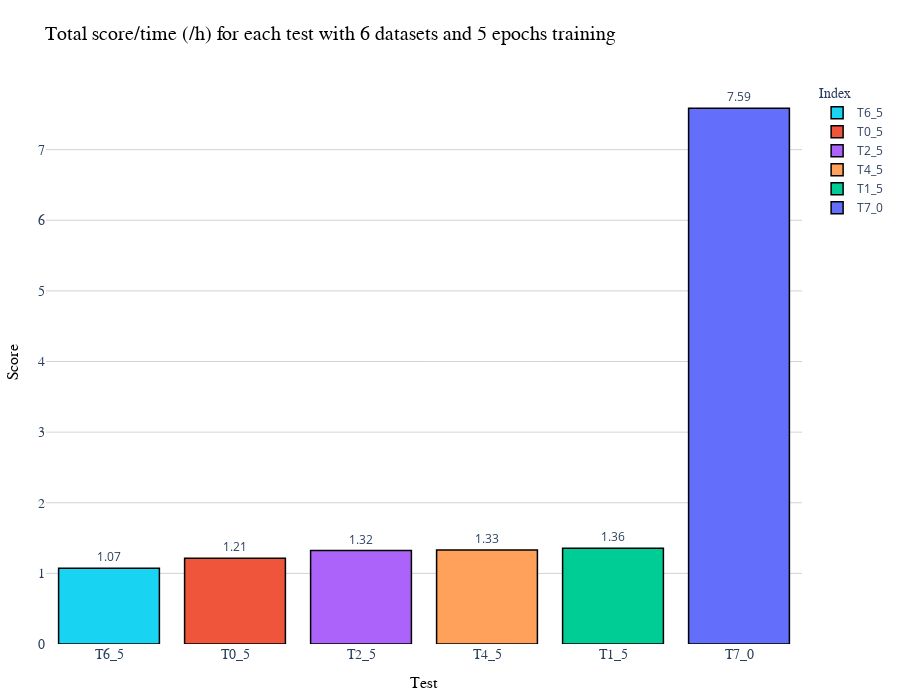

Notebook cell for this chart:
### Code cell
import plotly.express as px
#fig = px.bar(total_time_df, 
#             x='index', 
#             y='score', 
#             text='score',  # Display the score values on the bars
#             color='index',  # Color by the index for distinction
#color_discrete_map=color_map,
#             title='Total time (min) for each test with 6 datasets and 5 epochs training')  # Add a meaningful title
#fig = px.bar(total_sum_df, 
#             x='index', 
#             y='score', 
#             text='score',  # Display the score values on the bars
#             color='index',  # Color by the index for distinctio
#             color_discrete_map=color_map,
#             title='Total score for each test with 6 datasets and 5 epochs training')  # Add a meaningful title
fig = px.bar(total_sum_time_df.sort_values(by="score",ascending=True),#[total_sum_time_df["index"]!="T7_0"], 
             x='index', 
             y='score', 
             text='score',  # Display the score values on the bars
             color='index',  # Color by the index for distinction
            color_discrete_map=color_map,
             title='Total score/time (/h) for each test with 6 datasets and 5 epochs training')  # Add a meaningful title

# Customizing the layout for a more professional look
fig.update_layout(
    height=700,  # Increase the height
    width=900,  # Adjust the width
    title_font=dict(size=20, family='Arial', color='black'),  # Title font
    xaxis_title='Test',  # X-axis label
    yaxis_title='Score',  # Y-axis label
    xaxis_title_font=dict(size=16, family='Arial', color='black'),  # X-axis title font
    yaxis_title_font=dict(size=16, family='Arial', color='black'),  # Y-axis title font
    xaxis_tickfont=dict(size=14, family='Arial'),  # X-axis tick labels font
    yaxis_tickfont=dict(size=14, family='Arial'),  # Y-axis tick labels font
    legend_title_text='Index',  # Legend title
    legend_title_font=dict(size=14, family='Arial'),  # Legend title font
    legend_font=dict(size=12),  # Legend labels font
    plot_bgcolor='white',  # Background color
    margin=dict(l=40, r=40, t=80, b=40),  # Margins around the plot
    yaxis=dict(gridcolor='lightgrey')#, range=[0,8])  # Add light gridlines for better readability
    
)
#fig.update_yaxes(range=[10, 22], row=row, col=col)

# Add gridlines and adjust bar text size
fig.update_traces(
    texttemplate='%{text:.2f}',  # Format the bar labels to 2 decimal places
    textposition='outside',  # Position the labels outside the bars
    marker_line_width=1.5,  # Add a border around the bars
    marker_line_color='black'  # Border color for the bars
)

# Show the updated plot
fig.show()

### Figure 1 — Plotly figure (JSON) as saved in the notebook; plotly's stock layout.template omitted (floating-point values rounded to 4 significant figures)
{"data": [{"alignmentgroup": "True", "hovertemplate": "index=%{x}<br>score=%{text}<extra></extra>", "legendgroup": "T6_5", "marker": {"color": "#19D3F3", "line": {"color": "black", "width": 1.5}, "pattern": {"shape": ""}}, "name": "T6_5", "offsetgroup": "T6_5", "orientation": "v", "showlegend": true, "text": [1.071], "textposition": "outside", "texttemplate": "%{text:.2f}", "type": "bar", "x": ["T6_5"], "xaxis": "x", "y": [1.071], "yaxis": "y"}, {"alignmentgroup": "True", "hovertemplate": "index=%{x}<br>score=%{text}<extra></extra>", "legendgroup": "T0_5", "marker": {"color": "#EF553B", "line": {"color": "black", "width": 1.5}, "pattern": {"shape": ""}}, "name": "T0_5", "offsetgroup": "T0_5", "orientation": "v", "showlegend": true, "text": [1.214], "textposition": "outside", "texttemplate": "%{text:.2f}", "type": "bar", "x": ["T0_5"], "xaxis": "x", "y": [1.214], "yaxis": "y"}, {"alignmentgroup": "True", "hovertemplate": "index=%{x}<br>score=%{text}<extra></extra>", "legendgroup": "T2_5", "marker": {"color": "#AB63FA", "line": {"color": "black", "width": 1.5}, "pattern": {"shape": ""}}, "name": "T2_5", "offsetgroup": "T2_5", "orientation": "v", "showlegend": true, "text": [1.322], "textposition": "outside", "texttemplate": "%{text:.2f}", "type": "bar", "x": ["T2_5"], "xaxis": "x", "y": [1.322], "yaxis": "y"}, {"alignmentgroup": "True", "hovertemplate": "index=%{x}<br>score=%{text}<extra></extra>", "legendgroup": "T4_5", "marker": {"color": "#FFA15A", "line": {"color": "black", "width": 1.5}, "pattern": {"shape": ""}}, "name": "T4_5", "offsetgroup": "T4_5", "orientation": "v", "showlegend": true, "text": [1.33], "textposition": "outside", "texttemplate": "%{text:.2f}", "type": "bar", "x": ["T4_5"], "xaxis": "x", "y": [1.33], "yaxis": "y"}, {"alignmentgroup": "True", "hovertemplate": "index=%{x}<br>score=%{text}<extra></extra>", "legendgroup": "T1_5", "marker": {"color": "#00CC96", "line": {"color": "black", "width": 1.5}, "pattern": {"shape": ""}}, "name": "T1_5", "offsetgroup": "T1_5", "orientation": "v", "showlegend": true, "text": [1.355], "textposition": "outside", "texttemplate": "%{text:.2f}", "type": "bar", "x": ["T1_5"], "xaxis": "x", "y": [1.355], "yaxis": "y"}, {"alignmentgroup": "True", "hovertemplate": "index=%{x}<br>score=%{text}<extra></extra>", "legendgroup": "T7_0", "marker": {"color": "#636EFA", "line": {"color": "black", "width": 1.5}, "pattern": {"shape": ""}}, "name": "T7_0", "offsetgroup": "T7_0", "orientation": "v", "showlegend": true, "text": [7.587], "textposition": "outside", "texttemplate": "%{text:.2f}", "type": "bar", "x": ["T7_0"], "xaxis": "x", "y": [7.587], "yaxis": "y"}], "layout": {"barmode": "relative", "height": 700, "legend": {"font": {"size": 12}, "title": {"font": {"family": "Arial", "size": 14}, "text": "Index"}, "tracegroupgap": 0}, "margin": {"b": 40, "l": 40, "r": 40, "t": 80}, "plot_bgcolor": "white", "title": {"font": {"color": "black", "family": "Arial", "size": 20}, "text": "Total score/time (/h) for each test with 6 datasets and 5 epochs training"}, "width": 900, "xaxis": {"anchor": "y", "autorange": true, "categoryarray": ["T6_5", "T0_5", "T2_5", "T4_5", "T1_5", "T7_0"], "categoryorder": "array", "domain": [0, 1], "range": [-0.5, 5.5], "tickfont": {"family": "Arial", "size": 14}, "title": {"font": {"color": "black", "family": "Arial", "size": 16}, "text": "Test"}, "type": "category"}, "yaxis": {"anchor": "x", "autorange": true, "domain": [0, 1], "gridcolor": "lightgrey", "range": [0, 7.986], "tickfont": {"family": "Arial", "size": 14}, "title": {"font": {"color": "black", "family": "Arial", "size": 16}, "text": "Score"}, "type": "linear"}}}
